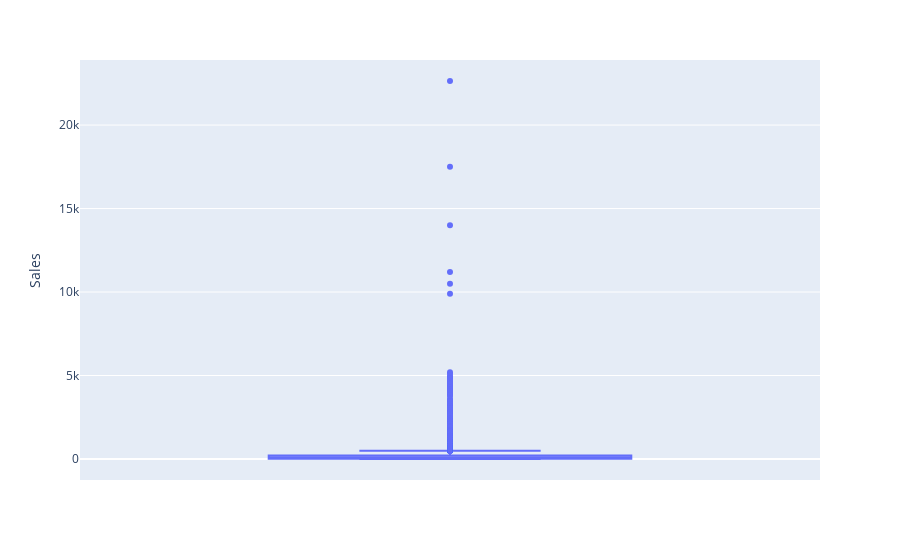

Notebook source saved alongside this figure:
### Code cell
#visualization for 'Sales' outliers
fig_sales = px.box(sales, y='Sales')
fig_sales.show()

### Figure 1 — Plotly figure (JSON) as saved in the notebook; plotly's stock layout.template omitted (floating-point values rounded to 4 significant figures; data arrays with more than 128 entries replaced by an {"elided": "..."} marker saying what was removed)
{"data": [{"alignmentgroup": "True", "hovertemplate": "Sales=%{y}<extra></extra>", "legendgroup": "", "marker": {"color": "#636efa"}, "name": "", "notched": false, "offsetgroup": "", "orientation": "v", "showlegend": false, "type": "box", "x0": " ", "xaxis": "x", "y": {"elided": "9994 float values"}, "y0": " ", "yaxis": "y"}], "layout": {"boxmode": "group", "legend": {"tracegroupgap": 0}, "margin": {"t": 60}, "xaxis": {"anchor": "y", "domain": [0, 1]}, "yaxis": {"anchor": "x", "domain": [0, 1], "title": {"text": "Sales"}}}}
